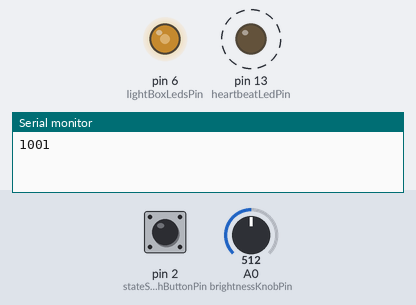
A sketch run on a simulated Arduino Uno, built with avr-gcc and run on an emulated ATmega328P. On the bench: output pins drawn as LEDs (lit = HIGH), the last lines printed to the serial monitor. Dashed ring = blinking. The test bench sets the inputs (shaded band); at power-on: pin 2 (stateSwitchButtonPin) LOW, A0 (brightnessKnobPin) = 512. Random numbers use the default seed unless the sketch sets one.

Above: at 1.2 s.
1.3 s: pin 2 (stateSwitchButtonPin) pulled HIGH for 0.15 s
At 2.69 s:
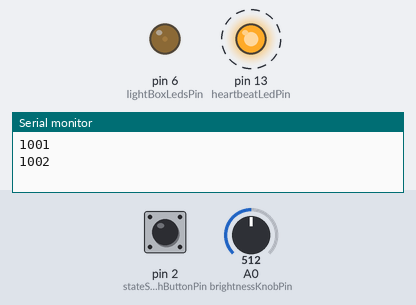
4.3 s: A0 (brightnessKnobPin) set to 306
7.3 s: A0 (brightnessKnobPin) set to 900
At 9.96 s:
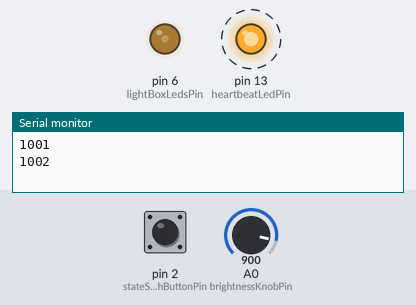
10.3 s: pin 2 (stateSwitchButtonPin) pulled HIGH for 1 s
14.3 s: A0 (brightnessKnobPin) set to 1023
At 16.7 s:
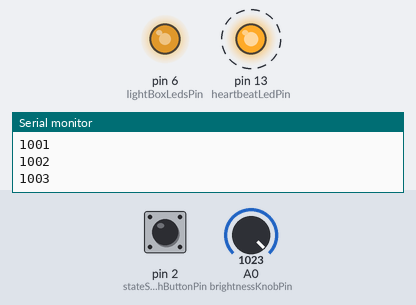
17.3 s: A0 (brightnessKnobPin) set to 122
Timing chart, 0 to 21.3 s (numbered marks = the images above; inputs shaded):
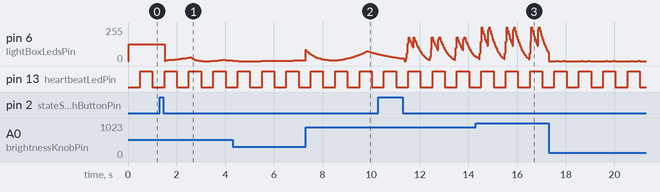

The sketch:

test_lightbox_1.ino
```cpp
/**
   heartbeat.ino
*/

#include "InternalClock.h"
#include "Heartbeat.h"
#include "MomentaryButton.h"
#include "TurnKnob.h"
#include "PulseLights.h"
#include "StateMachine.h"
#include "LightBoxLights.h"
#include "ColorUtils.h"

// Heartbeat Status
static const unsigned int heartbeatLedPin = 13;
static const unsigned int heartbeatClockTimeout_ms = 500;

// Button configuration
static const unsigned int stateSwitchButtonPin = 2;
static const unsigned int brightnessKnobPin = A0;

// Lights
static const unsigned int lightBoxLedsPin = 6;
static const unsigned int numLeds = 1;
static const unsigned int animationClockTimeout_ms = 33;

// State machine
static const unsigned int numStates = 4;


/**
 * Internal State
 * Don't modify unless you know what you are doing
 */


// Set up onboard heartbeat
InternalClock heartbeatTimer = InternalClock(heartbeatClockTimeout_ms);
Heartbeat heartbeat = Heartbeat(heartbeatLedPin);

// Button
MomentaryButton stateSwitchButton = MomentaryButton(stateSwitchButtonPin);

// Brightness knob
TurnKnob brightnessKnob = TurnKnob(brightnessKnobPin);
unsigned int  brightness;

// Set up LightBoxLights and animations
InternalClock animationTimer = InternalClock(animationClockTimeout_ms);

// State machine
StateMachine stateMachine = StateMachine(numStates);


LightBoxLights lights = LightBoxLights(lightBoxLedsPin, numLeds);


void setup() {
  Serial.begin(9600);
  RgbColor color = RgbColor();
  color.r = 255;
  color.g = 0;
  color.b = 255;
  lights.setColor(color);
  lights.setMode(LightBoxLights::MODE_SOLID);
  lights.setBrightness(255);
}

void loop() {
  unsigned int newBrightness = (int) (255 * brightnessKnob.getValue());
  if (newBrightness != brightness) {
    brightness = newBrightness;
    lights.setBrightness(brightness);
  }
  stateSwitchButton.checkForButtonStateChange(onButtonDownEvent, onButtonUpEvent);
  // Update the animation frame when the timer expires
  animationTimer.checkForTimeout(onAnimationFrameReadyEvent);
  // blink the heartbeat when the timer expires
  heartbeatTimer.checkForTimeout(onHeartBeatReadyEvent);
}

/**
 * Heartbeat event. Blink the heartbeat.
 */
void onHeartBeatReadyEvent() {
  heartbeat.beat();
}

/**
 * User clicked the state switch button. Deplete the Life
 */
void onButtonDownEvent() {
}

void onButtonUpEvent() {
  stateMachine.moveToNextState();

  switch(stateMachine.getCurrentState()) {
    case 1:
      lights.setMode(LightBoxLights::MODE_TWINKLE);
    break;
    case 2:
      lights.setMode(LightBoxLights::MODE_PULSE);
    break;
    case 3:
      lights.setMode(LightBoxLights::MODE_OFF);
    break;
    default:
      lights.setMode(LightBoxLights::MODE_SOLID);
  }
}


void onAnimationFrameReadyEvent() {
  lights.render();

}
```

ColorUtils.cpp
```cpp
#include "ColorUtils.h"

/**
 * Correct the LED brightness for human perception
 */
unsigned int gammaCorrect(const unsigned int brightness) {
  return pgm_read_byte(&gamma8[brightness]);
}

/**
 * Convert Hue, Saturation, Value color into Red, Green, Blue color
 */
RgbColor HsvToRgb(HsvColor hsv) {
    RgbColor rgb;
    unsigned char region, remainder, p, q, t;

    if (hsv.s == 0) {
        rgb.r = hsv.v;
        rgb.g = hsv.v;
        rgb.b = hsv.v;
        return rgb;
    }

    region = hsv.h / 43;
    remainder = (hsv.h - (region * 43)) * 6;

    p = (hsv.v * (255 - hsv.s)) >> 8;
    q = (hsv.v * (255 - ((hsv.s * remainder) >> 8))) >> 8;
    t = (hsv.v * (255 - ((hsv.s * (255 - remainder)) >> 8))) >> 8;

    switch (region) {
        case 0:
            rgb.r = hsv.v; rgb.g = t; rgb.b = p;
            break;
        case 1:
            rgb.r = q; rgb.g = hsv.v; rgb.b = p;
            break;
        case 2:
            rgb.r = p; rgb.g = hsv.v; rgb.b = t;
            break;
        case 3:
            rgb.r = p; rgb.g = q; rgb.b = hsv.v;
            break;
        case 4:
            rgb.r = t; rgb.g = p; rgb.b = hsv.v;
            break;
        default:
            rgb.r = hsv.v; rgb.g = p; rgb.b = q;
            break;
    }

    return rgb;
}

/**
 * Average several HSV colors into a single color.
 */
HsvColor averageHues(HsvColor* hues, unsigned int numColors) {
  HsvColor averageHsv = HsvColor();
  averageHsv.s = 255;
  float x = 0.0;
  float y = 0.0;
  unsigned int magnitudeS = 0;
  unsigned int magnitudeV = 0;
  for (int color = 0; color < numColors; color++) {
    magnitudeV += hues[color].v;
    magnitudeS += hues[color].s;
    x += cos(360.0 * hues[color].h / 255.0);
    y += sin(360.0 * hues[color].h / 255.0);
  }
  averageHsv.h = 255 * atan2(x, y);
  averageHsv.s = (int) magnitudeS / numColors;
  averageHsv.v = (int) magnitudeV / numColors;
  return averageHsv;
}
```

Heartbeat.cpp
```cpp
/**
 * Heartbeat.cpp - Animates a blinking LED to show the Arduino is working
 * Created by Tony Gaitatzis, 2018
 * Released into the public domain.
 */

#include "Heartbeat.h"

/**
 * Create a Heartbeat (LED Blink) controller
 *
 * @param heardbeatLedPin the pin that the heartbeat LED is connected to
 */
Heartbeat::Heartbeat(const unsigned int heartbeatLedPin) : _heartbeatLedPin(heartbeatLedPin) {
  pinMode(_heartbeatLedPin, OUTPUT);
}

Heartbeat::~Heartbeat() {
}

/**
 * Beat (Blink) the Heartbeat LED
 */
void Heartbeat::beat() {
  digitalWrite(_heartbeatLedPin, !digitalRead(_heartbeatLedPin));
}
```

Heartbeat.h
```cpp
/**
 * Heartbeat.h - Animates a blinking LED to show the Arduino is working
 * Created by Tony Gaitatzis, 2018
 * Released into the public domain.
 */

#ifndef Heartbeat_h
#define Heartbeat_h
#include <Arduino.h>

class Heartbeat {
  public:
    // constructor
    Heartbeat(const unsigned int heartbeatLedPin);
    ~Heartbeat();

    // controller
    void beat();

  private:
    // internal configuration
    const unsigned int _heartbeatLedPin;
};

#endif
```

InternalClock.cpp
```cpp
/**
 * InternalClock.cpp - Alarm clock library
 * Created by Tony Gaitatzis, 2018
 * Released into the public domain.
 */

#include "InternalClock.h"

/**
 * Create a clock
 *
 * @param timeout_ms the millisecond time between alarms
 */
InternalClock::InternalClock(unsigned long timeout_ms) : _timeout_ms(timeout_ms) {
  _startTime = millis();
}

InternalClock::~InternalClock() {
}

/**
 * Change the time between alarms
 *
 * @param timeout_ms the millisecond time between alarms
 */
void InternalClock::resetTimeout(const unsigned long timeout_ms) {
  _timeout_ms = timeout_ms;
  _startTime = millis();
}

/**
 * Trigger a function if the alarm has been triggered
 *
 * @param onAlarmCallback a callback function to execute when the alarm is triggered
 */
void InternalClock::checkForTimeout(void (*onAlarmCallback)(void)) {
  unsigned long currentTime = millis();
  unsigned long timeDifference_ms = currentTime - _startTime;
  if (timeDifference_ms > _timeout_ms) {
    _startTime = currentTime;
    onAlarmCallback();
  }
}
```

InternalClock.h
```cpp
/**
 * InternalClock.h - Alarm clock library
 * Created by Tony Gaitatzis, 2018
 * Released into the public domain.
 */

#ifndef InternalClock_h
#define InternalClock_h

#include <Arduino.h>

class InternalClock {
  public:
    // constructors
    InternalClock(const unsigned long timeout_ms);
    ~InternalClock();

    // controllers
    void checkForTimeout(void (*onAlarmCallback)(void));
    void resetTimeout(unsigned long timeout_ms);

  private:
    // internal state
    unsigned long _startTime;
    unsigned long _timeout_ms;
};

#endif
```

LightBoxLights.cpp
```cpp
// (licence header left out)
#include "LightBoxLights.h"

LightBoxLights::LightBoxLights(const unsigned int pin, const unsigned int numLeds) : _pin(pin), _numLeds(numLeds) {
  _neoPixels = new Adafruit_NeoPixel(_numLeds, _pin, NEO_GRB + NEO_KHZ800);
  _twinkleLights = new TwinkleLights(_numLeds);
  _pulseLights = new PulseLights();
}

LightBoxLights::~LightBoxLights() {
  delete _neoPixels;
  delete _twinkleLights;
  delete _pulseLights;
}

void LightBoxLights::setMode(const unsigned int mode) {
  unsigned int desiredMode = mode;
  if (desiredMode < MODE_OFF) {
    desiredMode = MODE_OFF;
  }
  if (desiredMode > MODE_PULSE) {
    desiredMode = MODE_PULSE;
  }
  _mode = desiredMode;
  Serial.println(desiredMode);

  _destroyModeOff();
  _destroyModeSolid();
  _destroyModeTwinkle();
  _destroyModePulse();
  switch (_mode) {
    case MODE_SOLID:
      _initializeModeSolid();
    break;
    case MODE_TWINKLE:
      _initializeModeTwinkle();
    break;
    case MODE_PULSE:
      _initializeModePulse();
    break;
    default:
      _initializeModeOff();
    break;
  }
}

unsigned int LightBoxLights::getMode() {
  return _mode;
}

void LightBoxLights::render() {
  switch (_mode) {
    case MODE_SOLID:
      _renderModeSolid();
    break;
    case MODE_TWINKLE:
      _renderModeTwinkle();
    break;
    case MODE_PULSE:
      _renderModePulse();
    break;
    case MODE_OFF:
    default:
      _renderModeOff();
    break;
  }
}

void LightBoxLights::setBrightness(const unsigned int brightness) {
  _neoPixels->setBrightness(brightness);
  _brightness = brightness;
}

void LightBoxLights::setColor(RgbColor color) {
  _color = color;
}

void LightBoxLights::_initializeModeOff(){
}
void LightBoxLights::_destroyModeOff() {
}
void LightBoxLights::_renderModeOff() {
  analogWrite(_pin, 0);
  /*
  for (int pixel = 0; pixel < _neoPixels->numPixels(); pixel++) {
    _neoPixels->setPixelColor(pixel, 0, 0, 0);
  }
  */
}

void LightBoxLights::_initializeModeSolid() {
}
void LightBoxLights::_destroyModeSolid() {
}
void LightBoxLights::_renderModeSolid() {
  analogWrite(_pin, 255 * _brightness / 255.0);
  /*
  for (int pixel = 0; pixel < _neoPixels->numPixels(); pixel++) {
    _neoPixels->setPixelColor(
      pixel,
      gammaCorrect(_color.r),
      gammaCorrect(_color.g),
      gammaCorrect(_color.b)
    );
  }
  /* */
}

void LightBoxLights::_initializeModeTwinkle() {
}
void LightBoxLights::_destroyModeTwinkle() {
}
void LightBoxLights::_renderModeTwinkle() {
  unsigned int *brightnesses = _twinkleLights->render();

  analogWrite(_pin, gammaCorrect(brightnesses[0] * _brightness / 255.0 ));
  /*
  RgbColor color = RgbColor();
  for (int pixel = 0; pixel < _neoPixels->numPixels(); pixel++) {
    color.r = brightnesses[pixel];
    color.g = brightnesses[pixel];
    color.b = brightnesses[pixel];
    _neoPixels->setPixelColor(
      pixel,
      gammaCorrect(color.r),
      gammaCorrect(color.g),
      gammaCorrect(color.b)
    );
  }
  */
}

void LightBoxLights::_initializeModePulse() {
}
void LightBoxLights::_destroyModePulse() {
}
void LightBoxLights::_renderModePulse() {
  int brightness = _pulseLights->render();

  analogWrite(_pin, gammaCorrect(brightness * _brightness / 255.0 ));

  /*
  RgbColor color = RgbColor();
  color.r = brightness;
  color.g = brightness;
  color.b = brightness;
  for (int pixel = 0; pixel < _neoPixels->numPixels(); pixel++) {
    _neoPixels->setPixelColor(
      pixel,
      gammaCorrect(color.r),
      gammaCorrect(color.g),
      gammaCorrect(color.b)
    );
  }
  /* */
}
```

LightBoxLights.h
```cpp
// (licence header left out)
#ifndef LightBoxLights_h
#define LightBoxLights_h

#include <Arduino.h>
#include <Adafruit_NeoPixel.h>
#include "TwinkleLights.h"
#include "PulseLights.h"
#include "ColorUtils.h"

class LightBoxLights {
  public:
    static const unsigned int MODE_OFF = 1000;
    static const unsigned int MODE_SOLID = 1001;
    static const unsigned int MODE_TWINKLE = 1002;
    static const unsigned int MODE_PULSE = 1003;

    LightBoxLights(const unsigned int pin, const unsigned int numLeds);
    ~LightBoxLights();

    void setColor(RgbColor color);
    void setMode(const unsigned int mode);
    unsigned int getMode();
    void render();
    void setBrightness(const unsigned int brightness);

  private:
    unsigned int _brightness;
    RgbColor _color;
    unsigned int _pin;
    unsigned int _numLeds;
    unsigned int _mode;
    TwinkleLights *_twinkleLights;
    PulseLights *_pulseLights;
    Adafruit_NeoPixel *_neoPixels;

    void _initializeModeOff();
    void _destroyModeOff();
    void _renderModeOff();

    void _initializeModeSolid();
    void _destroyModeSolid();
    void _renderModeSolid();

    void _initializeModeTwinkle();
    void _destroyModeTwinkle();
    void _renderModeTwinkle();

    void _initializeModePulse();
    void _destroyModePulse();
    void _renderModePulse();
};

#endif
```

MomentaryButton.cpp
```cpp
/**
 * MomentaryButton.cpp - Triggers a callback function when a momentary switch is clicked
 * Created by Tony Gaitatzis, 2018
 * Released into the public domain.
 */


#include "MomentaryButton.h"

/**
 * Create a momentary button controller
 *
 * @param buttonPin the pin that button is connected to
 */
MomentaryButton::MomentaryButton(const unsigned int buttonPin) : _buttonPin(buttonPin) {
  pinMode(_buttonPin, INPUT);
  _currentState = _previousState = _previousReading = digitalRead(_buttonPin);
  _lastDebounceTime = millis();
}

MomentaryButton::~MomentaryButton() {
}

/**
 * Check for a button state change
 *
 * @param onButtonClickCallback a callback function that triggers when the button is clicked
 */
void MomentaryButton::checkForButtonStateChange(void (*onButtonDownCallback)(void), void (*onButtonUpCallback)(void)) {
  // read the state of the switch into a local variable:
  int buttonStateSnapshot = digitalRead(_buttonPin);

  // check to see if you just pressed the button
  // (i.e. the input went from LOW to HIGH),  and you've waited
  // long enough since the last press to ignore any noise:

  // If the switch changed, due to noise or pressing:
  if (buttonStateSnapshot != _previousReading) {
    // reset the debouncing timer
    _lastDebounceTime = millis();
  }

  if ((millis() - _lastDebounceTime) > _debounceDelay_ms) {
    // whatever the reading is at, it's been there for longer
    // than the debounce delay, so take it as the actual current state:
    _currentState = buttonStateSnapshot;
  }

  // set the LED using the state of the button:
  if ((_currentState == STATE_UP) && (_previousState == STATE_DOWN)) {
    //Serial.print("Button Up: ");
    //Serial.println(millis());
    _previousState = _currentState;
    onButtonUpCallback();
  }
  if ((_currentState == STATE_DOWN) && (_previousState == STATE_UP)) {
    //Serial.print("Button Down: ");
    //Serial.println(millis());
    _previousState = _currentState;
    onButtonDownCallback();
  }

  // save the buttonStateSnapshot.  Next time through the loop,
  // it'll be the _previousState:
  _previousReading = buttonStateSnapshot;
}
```

MomentaryButton.h
```cpp
/**
 * MomentaryButton.h - Triggers a callback function when a momentary switch is clicked
 * Created by Tony Gaitatzis, 2018
 * Released into the public domain.
 */

#ifndef MomentaryButton_h
#define MomentaryButton_h


#include <Arduino.h>

class MomentaryButton {
  public:
    // button modes
    static const unsigned int STATE_DOWN = HIGH;
    static const unsigned int STATE_UP = LOW;

    // constructors
    MomentaryButton(const unsigned int buttonPin);
    ~MomentaryButton();

    // controllers
    void checkForButtonStateChange(void (*onButtonDownCallback)(void), void (*onButtonUpCallback)(void));

  private:
    // internal state
    unsigned int _buttonPin;
    bool _previousReading;
    bool _previousState;
    bool _currentState;
    long _debounceDelay_ms = 50;
    long _lastDebounceTime = 0;
};

#endif
```

PulseLights.cpp
```cpp
/**
   PulseLights.cpp
*/

#include "PulseLights.h"

PulseLights::PulseLights() {
  _bpm = DEFAULT_BPM;
  _initializePulseLights();
}

PulseLights::~PulseLights() {
}

void PulseLights::_initializePulseLights() {
  _lastRenderTime_ms = millis();
  _brightness = 0;
  setBeatsPerMinute(DEFAULT_BPM);
}


void PulseLights::setBeatsPerMinute(const unsigned int bpm) {
  _bpm = bpm;

  _timeBetweenBeats_ms = round(1000.0 * 60.0 / (float) _bpm);
  //long nextBeatTime_ms = _lastBeatTime_ms + timeBetweenBeats_ms;
  _timeBetweenSecondaryBeats_ms = round(_timeBetweenBeats_ms / 3.0);
}

unsigned int PulseLights::getBeatsPerMinute() {
  return _bpm;
}

int PulseLights::render() {
  long currentTime_ms = millis();
  long timeSinceLastRender_ms = currentTime_ms - _lastRenderTime_ms;

  if (_isBeating == true) {
    int dimmingAmount = ceil((_timeBetweenBeats_ms / 20) * timeSinceLastRender_ms / (float) _BEAT_TIMEOUT_MS);
    _brightness += dimmingAmount; //50;
    if (_brightness > 255) {
      _brightness = 255;
      _isBeating = false;
    }
  } else {
    int dimmingAmount = ceil((_timeBetweenBeats_ms / 20) * timeSinceLastRender_ms / (float) _FADE_TIMEOUT_MS);
    _brightness -= dimmingAmount; //10;
    if (_brightness < 0) {
      _brightness = 0;
    }
  }

  long timeSinceLastBeat_ms = currentTime_ms - _lastBeatTime_ms;
  if ((_didFirstBeatPast == false) && (timeSinceLastBeat_ms > _timeBetweenSecondaryBeats_ms)) {
    _didFirstBeatPast = true;
    _isBeating = true;
  }
  if (timeSinceLastBeat_ms > _timeBetweenBeats_ms) {
    _didFirstBeatPast = false;
    _isBeating = true;
    _lastBeatTime_ms = currentTime_ms;
  }

  _lastRenderTime_ms = currentTime_ms;
  return _brightness;
}
```

PulseLights.h
```cpp
/**
 * PulseLights.h
 */

#ifndef PulseLights_h
#define PulseLights_h

#include <Arduino.h>

class PulseLights {
  public:
    static const unsigned int DEFAULT_BPM = 60;
    PulseLights();
    ~PulseLights();

    void setBeatsPerMinute(const unsigned int bpm);
    unsigned int getBeatsPerMinute();
    int render();

  private:
    static const unsigned int _MILLIS_TO_MINUTES;
    static const unsigned long _BEAT_TIMEOUT_MS = 30;
    static const unsigned long _FADE_TIMEOUT_MS = 200;
    unsigned long _lastRenderTime_ms;

    unsigned int _bpm;
    unsigned long _timeBetweenBeats_ms;
    unsigned long _timeBetweenSecondaryBeats_ms;

    bool _isBeating = false;
    bool _didFirstBeatPast = false;
    long _lastBeatTime_ms;
    int _brightness;

    void _initializePulseLights();
};

#endif
```

StateMachine.cpp
```cpp
/**
 * StateMachine.cpp - A State Machine library
 * Created by Tony Gaitatzis, 2018
 * Released into the public domain.
 */

#include "StateMachine.h"

/**
 * Create a State Machine
 *
 * @param numStates the total number of states in the state machine
 */
StateMachine::StateMachine(const unsigned int numStates) : _numStates(numStates) {
}

StateMachine::~StateMachine() {
}

/**
 * Move to the next state
 */
void StateMachine::moveToNextState() {
  if (++_currentState >= _numStates) {
    _currentState = 0;
  }
}

/**
 * Get the current state
 *
 * @return the current state of the statemachine
 */
unsigned int StateMachine::getCurrentState() {
  return _currentState;
}
```

Source omitted: ColorUtils.h (data table, 1882 bytes), StateMachine.h (518 bytes), TurnKnob.cpp (625 bytes), TurnKnob.h (239 bytes), TwinkleLights.cpp (2801 bytes), TwinkleLights.h (1129 bytes)

Measured:
- by itself, pin 6 (lightBoxLedsPin): repeats every 1.0 s: 1/255 0.07 s, 0/255 0.20 s, 1/255 0.10 s, 0/255 0.65 s
- by itself, pin 13 (heartbeatLedPin): alternates HIGH for 0.50 s and LOW for 0.50 s
